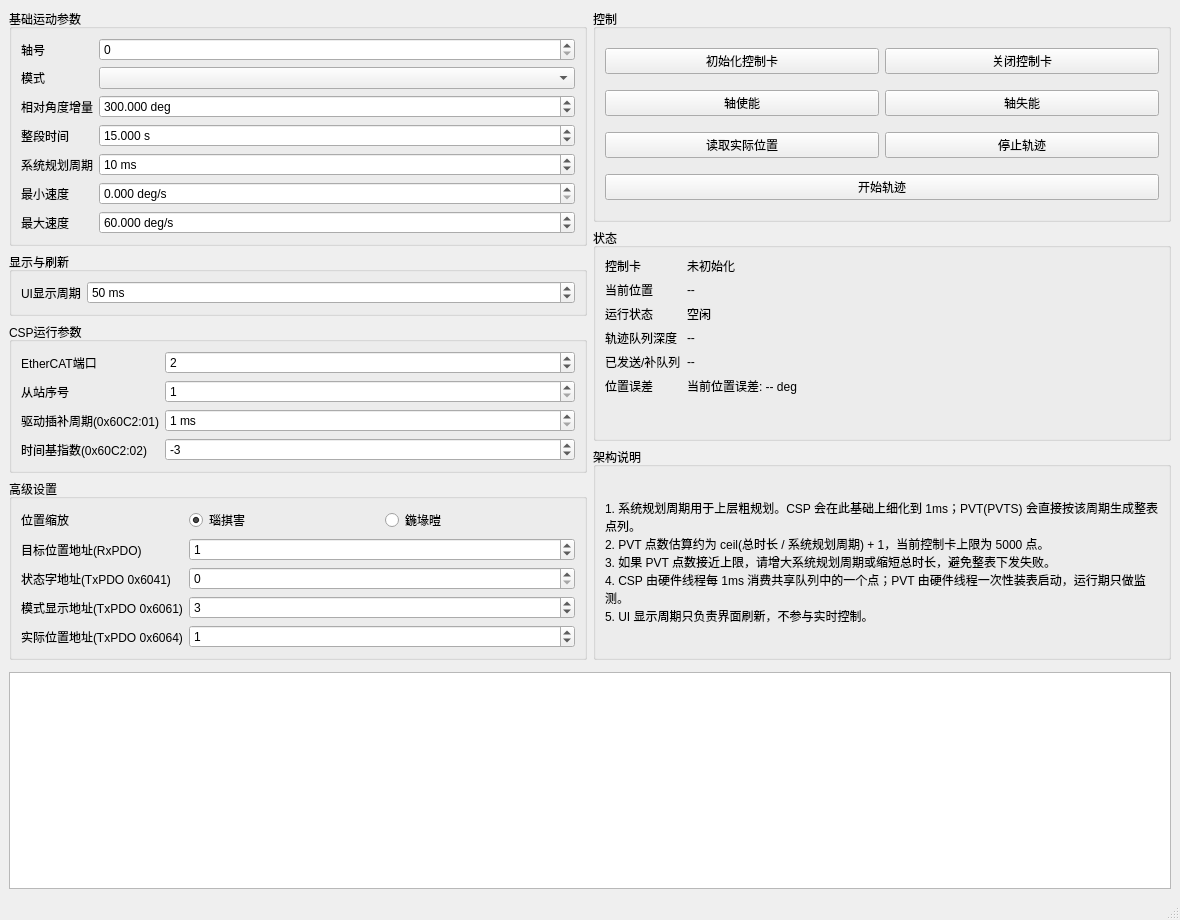
<?xml version="1.0" encoding="UTF-8"?>
<ui version="4.0">
 <class>MainWindow</class>
 <widget class="QMainWindow" name="MainWindow">
  <property name="geometry">
   <rect>
    <x>0</x>
    <y>0</y>
    <width>1180</width>
    <height>920</height>
   </rect>
  </property>
  <property name="windowTitle">
   <string>Qt 多线程运动控制框架</string>
  </property>
  <widget class="QWidget" name="centralwidget">
   <layout class="QVBoxLayout" name="rootLayout">
    <item>
     <layout class="QHBoxLayout" name="topLayout">
      <item>
       <layout class="QVBoxLayout" name="leftLayout">
        <item>
         <widget class="QGroupBox" name="motionGroupBox">
          <property name="title">
           <string>基础运动参数</string>
          </property>
          <layout class="QFormLayout" name="motionFormLayout">
           <item row="0" column="0">
            <widget class="QLabel" name="axisLabel">
             <property name="text">
              <string>轴号</string>
             </property>
            </widget>
           </item>
           <item row="0" column="1">
            <widget class="QSpinBox" name="axisSpin">
             <property name="maximum">
              <number>63</number>
             </property>
            </widget>
           </item>
           <item row="1" column="0">
            <widget class="QLabel" name="modeLabel">
             <property name="text">
              <string>模式</string>
             </property>
            </widget>
           </item>
           <item row="1" column="1">
            <widget class="QComboBox" name="modeCombo"/>
           </item>
           <item row="2" column="0">
            <widget class="QLabel" name="deltaAngleLabel">
             <property name="text">
              <string>相对角度增量</string>
             </property>
            </widget>
           </item>
           <item row="2" column="1">
            <widget class="QDoubleSpinBox" name="deltaAngleSpin">
             <property name="minimum">
              <double>-999999.000000000000000</double>
             </property>
             <property name="maximum">
              <double>999999.000000000000000</double>
             </property>
             <property name="decimals">
              <number>3</number>
             </property>
             <property name="value">
              <double>300.000000000000000</double>
             </property>
             <property name="suffix">
              <string> deg</string>
             </property>
            </widget>
           </item>
           <item row="3" column="0">
            <widget class="QLabel" name="durationLabel">
             <property name="text">
              <string>整段时间</string>
             </property>
            </widget>
           </item>
           <item row="3" column="1">
            <widget class="QDoubleSpinBox" name="durationSpin">
             <property name="minimum">
              <double>0.050000000000000</double>
             </property>
             <property name="maximum">
              <double>3600.000000000000000</double>
             </property>
             <property name="decimals">
              <number>3</number>
             </property>
             <property name="value">
              <double>15.000000000000000</double>
             </property>
             <property name="suffix">
              <string> s</string>
             </property>
            </widget>
           </item>
           <item row="4" column="0">
            <widget class="QLabel" name="systemPlanningPeriodLabel">
             <property name="text">
              <string>系统规划周期</string>
             </property>
            </widget>
           </item>
           <item row="4" column="1">
            <widget class="QSpinBox" name="systemPlanningPeriodMsSpin">
             <property name="minimum">
              <number>1</number>
             </property>
             <property name="maximum">
              <number>1000</number>
             </property>
             <property name="value">
              <number>10</number>
             </property>
             <property name="suffix">
              <string> ms</string>
             </property>
            </widget>
           </item>
           <item row="5" column="0">
            <widget class="QLabel" name="minVelLabel">
             <property name="text">
              <string>最小速度</string>
             </property>
            </widget>
           </item>
           <item row="5" column="1">
            <widget class="QDoubleSpinBox" name="minVelSpin">
             <property name="maximum">
              <double>100000.000000000000000</double>
             </property>
             <property name="decimals">
              <number>3</number>
             </property>
             <property name="suffix">
              <string> deg/s</string>
             </property>
            </widget>
           </item>
           <item row="6" column="0">
            <widget class="QLabel" name="maxVelLabel">
             <property name="text">
              <string>最大速度</string>
             </property>
            </widget>
           </item>
           <item row="6" column="1">
            <widget class="QDoubleSpinBox" name="maxVelSpin">
             <property name="minimum">
              <double>0.001000000000000</double>
             </property>
             <property name="maximum">
              <double>100000.000000000000000</double>
             </property>
             <property name="decimals">
              <number>3</number>
             </property>
             <property name="value">
              <double>60.000000000000000</double>
             </property>
             <property name="suffix">
              <string> deg/s</string>
             </property>
            </widget>
           </item>
          </layout>
         </widget>
        </item>
        <item>
         <widget class="QGroupBox" name="displayGroupBox">
          <property name="title">
           <string>显示与刷新</string>
          </property>
          <layout class="QFormLayout" name="displayFormLayout">
           <item row="0" column="0">
            <widget class="QLabel" name="uiRefreshLabel">
             <property name="text">
              <string>UI显示周期</string>
             </property>
            </widget>
           </item>
           <item row="0" column="1">
            <widget class="QSpinBox" name="uiRefreshMsSpin">
             <property name="minimum">
              <number>10</number>
             </property>
             <property name="maximum">
              <number>500</number>
             </property>
             <property name="value">
              <number>50</number>
             </property>
             <property name="suffix">
              <string> ms</string>
             </property>
            </widget>
           </item>
          </layout>
         </widget>
        </item>
        <item>
         <widget class="QGroupBox" name="cspRuntimeGroupBox">
          <property name="title">
           <string>CSP运行参数</string>
          </property>
          <layout class="QFormLayout" name="cspRuntimeFormLayout">
           <item row="0" column="0">
            <widget class="QLabel" name="ecatPortLabel">
             <property name="text">
              <string>EtherCAT端口</string>
             </property>
            </widget>
           </item>
           <item row="0" column="1">
            <widget class="QSpinBox" name="ecatPortSpin">
             <property name="maximum">
              <number>8</number>
             </property>
             <property name="value">
              <number>2</number>
             </property>
            </widget>
           </item>
           <item row="1" column="0">
            <widget class="QLabel" name="nodeLabel">
             <property name="text">
              <string>从站序号</string>
             </property>
            </widget>
           </item>
           <item row="1" column="1">
            <widget class="QSpinBox" name="nodeSpin">
             <property name="minimum">
              <number>1</number>
             </property>
             <property name="maximum">
              <number>65535</number>
             </property>
             <property name="value">
              <number>1</number>
             </property>
            </widget>
           </item>
           <item row="2" column="0">
            <widget class="QLabel" name="cspInterpPeriodMsLabel">
             <property name="text">
              <string>驱动插补周期(0x60C2:01)</string>
             </property>
            </widget>
           </item>
           <item row="2" column="1">
            <widget class="QSpinBox" name="cspInterpPeriodMsSpin">
             <property name="minimum">
              <number>1</number>
             </property>
             <property name="maximum">
              <number>4</number>
             </property>
             <property name="value">
              <number>1</number>
             </property>
             <property name="suffix">
              <string> ms</string>
             </property>
            </widget>
           </item>
           <item row="3" column="0">
            <widget class="QLabel" name="cspInterpIndexLabel">
             <property name="text">
              <string>时间基指数(0x60C2:02)</string>
             </property>
            </widget>
           </item>
           <item row="3" column="1">
            <widget class="QSpinBox" name="cspInterpIndexSpin">
             <property name="minimum">
              <number>-10</number>
             </property>
             <property name="maximum">
              <number>0</number>
             </property>
             <property name="value">
              <number>-3</number>
             </property>
            </widget>
           </item>
          </layout>
         </widget>
        </item>
        <item>
         <widget class="QGroupBox" name="advancedGroupBox">
          <property name="title">
           <string>高级设置</string>
          </property>
          <layout class="QFormLayout" name="advancedFormLayout">
           <item row="0" column="0">
            <widget class="QLabel" name="positionUnitLabel">
             <property name="text">
              <string>位置缩放</string>
             </property>
            </widget>
           </item>
           <item row="0" column="1">
            <layout class="QHBoxLayout" name="positionUnitLayout">
             <item>
              <widget class="QRadioButton" name="degreeUnitRadio">
               <property name="text">
                <string>瑙掑害</string>
               </property>
               <property name="checked">
                <bool>true</bool>
               </property>
              </widget>
             </item>
             <item>
              <widget class="QRadioButton" name="turnUnitRadio">
               <property name="text">
                <string>鍦堟暟</string>
               </property>
              </widget>
             </item>
            </layout>
           </item>
           <item row="1" column="0">
            <widget class="QLabel" name="cspRxpdoPosAddrLabel">
             <property name="text">
              <string>目标位置地址(RxPDO)</string>
             </property>
            </widget>
           </item>
           <item row="1" column="1">
            <widget class="QSpinBox" name="cspRxpdoPosAddrSpin">
             <property name="maximum">
              <number>65535</number>
             </property>
             <property name="value">
              <number>1</number>
             </property>
            </widget>
           </item>
           <item row="2" column="0">
            <widget class="QLabel" name="cspTxpdoStatusAddrLabel">
             <property name="text">
              <string>状态字地址(TxPDO 0x6041)</string>
             </property>
            </widget>
           </item>
           <item row="2" column="1">
            <widget class="QSpinBox" name="cspTxpdoStatusAddrSpin">
             <property name="maximum">
              <number>65535</number>
             </property>
            </widget>
           </item>
           <item row="3" column="0">
            <widget class="QLabel" name="cspTxpdoModeAddrLabel">
             <property name="text">
              <string>模式显示地址(TxPDO 0x6061)</string>
             </property>
            </widget>
           </item>
           <item row="3" column="1">
            <widget class="QSpinBox" name="cspTxpdoModeAddrSpin">
             <property name="maximum">
              <number>65535</number>
             </property>
             <property name="value">
              <number>3</number>
             </property>
            </widget>
           </item>
           <item row="4" column="0">
            <widget class="QLabel" name="cspTxpdoPosAddrLabel">
             <property name="text">
              <string>实际位置地址(TxPDO 0x6064)</string>
             </property>
            </widget>
           </item>
           <item row="4" column="1">
            <widget class="QSpinBox" name="cspTxpdoPosAddrSpin">
             <property name="maximum">
              <number>65535</number>
             </property>
             <property name="value">
              <number>1</number>
             </property>
            </widget>
           </item>
          </layout>
         </widget>
        </item>
       </layout>
      </item>
      <item>
       <layout class="QVBoxLayout" name="rightLayout">
        <item>
         <widget class="QGroupBox" name="buttonBox">
          <property name="title">
           <string>控制</string>
          </property>
          <layout class="QGridLayout" name="buttonLayout">
           <item row="0" column="0">
            <widget class="QPushButton" name="initCardButton">
             <property name="text">
              <string>初始化控制卡</string>
             </property>
            </widget>
           </item>
           <item row="0" column="1">
            <widget class="QPushButton" name="closeCardButton">
             <property name="text">
              <string>关闭控制卡</string>
             </property>
            </widget>
           </item>
           <item row="1" column="0">
            <widget class="QPushButton" name="enableAxisButton">
             <property name="text">
              <string>轴使能</string>
             </property>
            </widget>
           </item>
           <item row="1" column="1">
            <widget class="QPushButton" name="disableAxisButton">
             <property name="text">
              <string>轴失能</string>
             </property>
            </widget>
           </item>
           <item row="2" column="0">
            <widget class="QPushButton" name="readPosButton">
             <property name="text">
              <string>读取实际位置</string>
             </property>
            </widget>
           </item>
           <item row="2" column="1">
            <widget class="QPushButton" name="stopButton">
             <property name="text">
              <string>停止轨迹</string>
             </property>
            </widget>
           </item>
           <item row="3" column="0" colspan="2">
            <widget class="QPushButton" name="startButton">
             <property name="text">
              <string>开始轨迹</string>
             </property>
            </widget>
           </item>
          </layout>
         </widget>
        </item>
        <item>
         <widget class="QGroupBox" name="statusBox">
          <property name="title">
           <string>状态</string>
          </property>
          <layout class="QFormLayout" name="statusLayout">
           <item row="0" column="0">
            <widget class="QLabel" name="connectionTextLabel">
             <property name="text">
              <string>控制卡</string>
             </property>
            </widget>
           </item>
           <item row="0" column="1">
            <widget class="QLabel" name="connectionLabel">
             <property name="text">
              <string>未初始化</string>
             </property>
            </widget>
           </item>
           <item row="1" column="0">
            <widget class="QLabel" name="positionTextLabel">
             <property name="text">
              <string>当前位置</string>
             </property>
            </widget>
           </item>
           <item row="1" column="1">
            <widget class="QLabel" name="positionLabel">
             <property name="text">
              <string>--</string>
             </property>
            </widget>
           </item>
           <item row="2" column="0">
            <widget class="QLabel" name="stateTextLabel">
             <property name="text">
              <string>运行状态</string>
             </property>
            </widget>
           </item>
           <item row="2" column="1">
            <widget class="QLabel" name="stateLabel">
             <property name="text">
              <string>空闲</string>
             </property>
            </widget>
           </item>
           <item row="3" column="0">
            <widget class="QLabel" name="queueTextLabel">
             <property name="text">
              <string>轨迹队列深度</string>
             </property>
            </widget>
           </item>
           <item row="3" column="1">
            <widget class="QLabel" name="queueLabel">
             <property name="text">
              <string>--</string>
             </property>
            </widget>
           </item>
            <item row="4" column="0">
             <widget class="QLabel" name="cycleTextLabel">
              <property name="text">
               <string>已发送/补队列</string>
              </property>
             </widget>
            </item>
           <item row="4" column="1">
            <widget class="QLabel" name="cycleLabel">
             <property name="text">
              <string>--</string>
             </property>
            </widget>
           </item>
           <item row="5" column="0">
            <widget class="QLabel" name="errorTextLabel">
             <property name="text">
              <string>位置误差</string>
             </property>
            </widget>
           </item>
           <item row="5" column="1">
            <widget class="QLabel" name="errorLabel">
             <property name="text">
              <string>当前位置误差: -- deg</string>
             </property>
            </widget>
           </item>
          </layout>
         </widget>
        </item>
        <item>
         <widget class="QGroupBox" name="tipBox">
          <property name="title">
           <string>架构说明</string>
          </property>
          <layout class="QVBoxLayout" name="tipLayout">
           <item>
            <widget class="QLabel" name="tipLabel">
             <property name="text">
              <string>1. 系统规划周期用于上层粗规划。CSP 会在此基础上细化到 1ms；PVT(PVTS) 会直接按该周期生成整表点列。
2. PVT 点数估算约为 ceil(总时长 / 系统规划周期) + 1，当前控制卡上限为 5000 点。
3. 如果 PVT 点数接近上限，请增大系统规划周期或缩短总时长，避免整表下发失败。
4. CSP 由硬件线程每 1ms 消费共享队列中的一个点；PVT 由硬件线程一次性装表启动，运行期只做监测。
5. UI 显示周期只负责界面刷新，不参与实时控制。</string>
             </property>
             <property name="wordWrap">
              <bool>true</bool>
             </property>
            </widget>
           </item>
          </layout>
         </widget>
        </item>
       </layout>
      </item>
     </layout>
    </item>
    <item>
     <widget class="QWidget" name="errorPlotHost" native="true"/>
    </item>
    <item>
     <widget class="QPlainTextEdit" name="logEdit">
      <property name="readOnly">
       <bool>true</bool>
      </property>
     </widget>
    </item>
   </layout>
  </widget>
  <widget class="QMenuBar" name="menubar">
   <property name="geometry">
    <rect>
     <x>0</x>
     <y>0</y>
     <width>1180</width>
     <height>22</height>
    </rect>
   </property>
  </widget>
  <widget class="QStatusBar" name="statusbar"/>
 </widget>
 <resources/>
 <connections/>
</ui>
